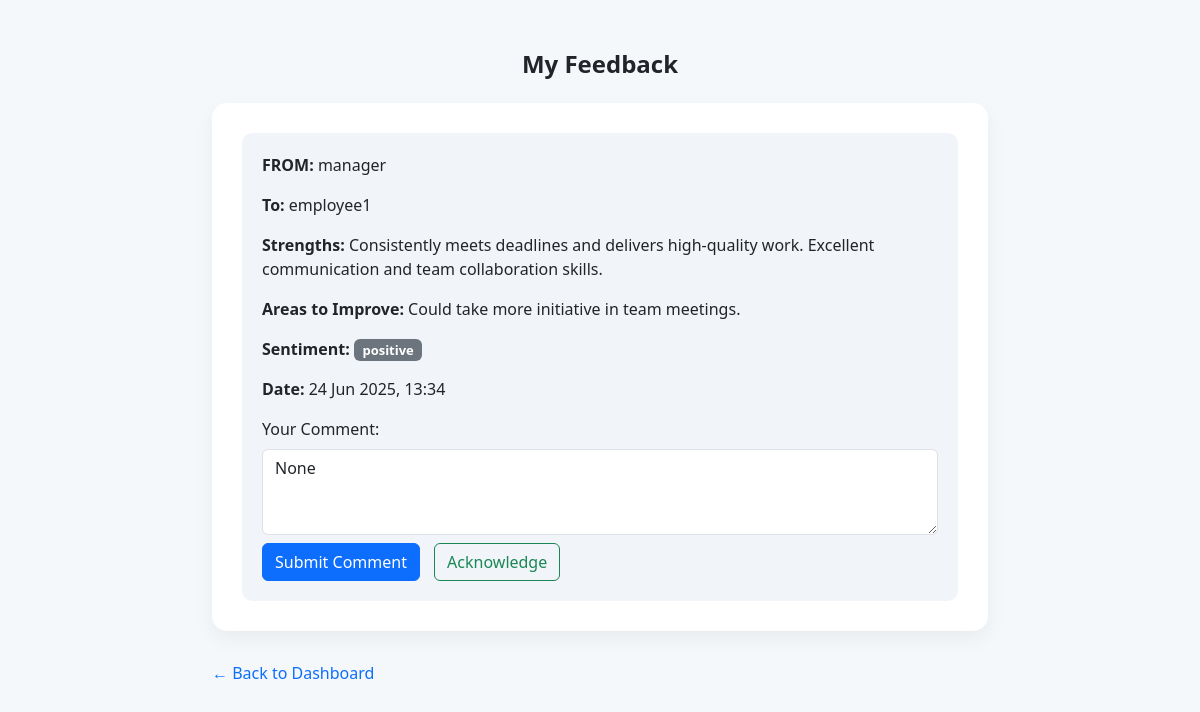
The app's page /view-feedback/ (signed in), older data.
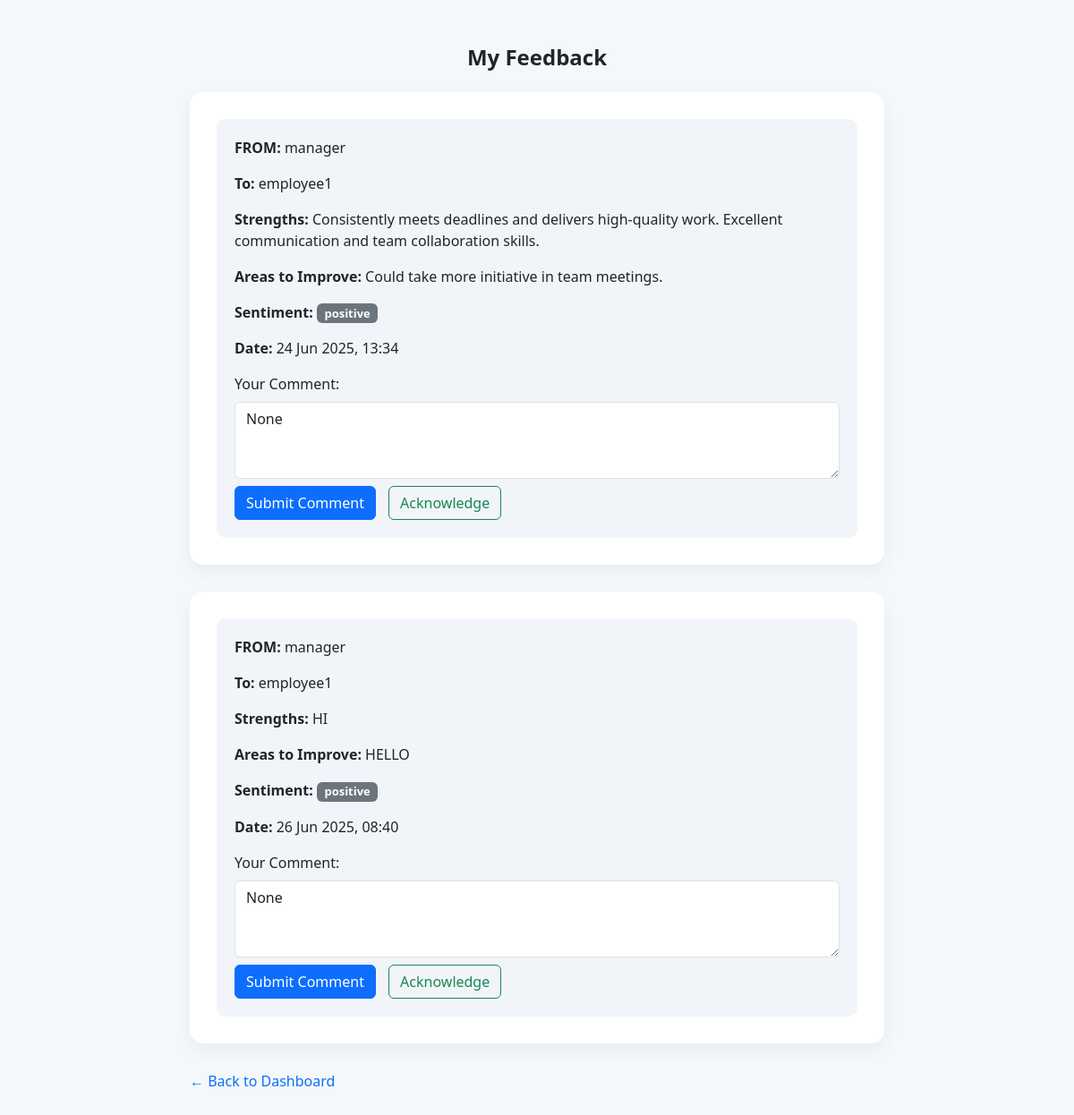
The same page, newer data.
### feedback/models.py (models this page shows, shortened)
class Feedback(models.Model):
    SENTIMENT_CHOICES = [
        ('positive', 'Positive'),
        ('neutral', 'Neutral'),
        ('negative', 'Negative'),
    ]
    strengths = models.TextField()
    areas_to_improve = models.TextField()
    sentiment = models.CharField(max_length=10, choices=SENTIMENT_CHOICES)
    created_by = models.ForeignKey(User, related_name='given_feedbacks', on_delete=models.CASCADE)
    created_for = models.ForeignKey(User, related_name='received_feedbacks', on_delete=models.CASCADE)
    employee_comment = models.TextField(blank=True, null=True)
    created_at = models.DateTimeField(auto_now_add=True)
    acknowledged = models.BooleanField(default=False)

class User(AbstractUser):
    ROLE_CHOICES = (
        ('manager', 'Manager'),
        ('employee', 'Employee'),
    )
    role = models.CharField(max_length=10, choices=ROLE_CHOICES)

### feedback/views.py (the view, shortened to what this page needs)
# urls.py: path('view-feedback/', views.view_feedback, name='view_feedback'),
@login_required
def view_feedback(request):
    if request.user.role == 'manager':
        feedbacks = Feedback.objects.filter(created_by=request.user)
        return render(request, 'feedback/view_feedback.html', {
            'feedbacks': feedbacks,
            'is_manager': True
        })
    else:
        feedbacks = Feedback.objects.filter(created_for=request.user)
        return render(request, 'feedback/view_feedback.html', {
            'feedbacks': feedbacks,
            'is_manager': False
        })

### feedback/templates/feedback/view_feedback.html (shortened to what this page needs)
<!DOCTYPE html>
<html lang="en">
<head>
    <link href="https://cdn.jsdelivr.net/npm/bootstrap@5.3.0/dist/css/bootstrap.min.css" rel="stylesheet">
</head>
<body>
<div class="container">
    <div class="feedback-header">
        <h2 class="text-center mb-4">My Feedback</h2>
    </div>
    {% for feedback in feedbacks %}
        <div class="feedback-card">
            <div class="feedback-box">
                <p><strong>FROM:</strong> {{ feedback.created_by }}</p>
                <p><strong>To:</strong> {{ feedback.created_for }}</p>
                <p><strong>Strengths:</strong> {{ feedback.strengths }}</p>
                <p><strong>Areas to Improve:</strong> {{ feedback.areas_to_improve }}</p>
                <p><strong>Sentiment:</strong> <span class="badge bg-secondary">{{ feedback.sentiment }}</span></p>
                <p><strong>Date:</strong> {{ feedback.created_at|date:"d M Y, H:i" }}</p>
                {% if is_manager %}
                    <p><strong>Status:</strong>
                        {% if feedback.acknowledged %}
                            <span class="badge bg-success">Acknowledged</span>
                        {% else %}
                            <span class="badge bg-warning text-dark">Not Acknowledged</span>
                        {% endif %}
                    </p>
                {% if user == feedback.created_by %}
                    <a href="{% url 'edit_feedback' feedback.id %}" class="btn btn-warning btn-space">Edit</a>
                    <a href="{% url 'delete_feedback' feedback.id %}" class="btn btn-danger btn-space" onclick="return confirm('Are you sure you want to delete this feedback?');">Delete</a>
                {% endif %}
                {% else %}
                    <form method="post" class="mt-3">
                        <div class="mb-2">
                            <label for="comment_{{ feedback.id }}" class="form-label">Your Comment:</label>
                            <textarea name="employee_comment" id="comment_{{ feedback.id }}" class="form-control" rows="3" placeholder="Write something...">{{ feedback.employee_comment }}</textarea>
                        </div>
                        <button type="submit" class="btn btn-primary btn-space">Submit Comment</button>
                        <a href="{% url 'acknowledge_feedback' feedback.id %}" class="btn btn-outline-success btn-space">Acknowledge</a>
                    </form>
                {% endif %}
            </div>
        </div>
    {% empty %}
        <div class="alert alert-warning text-center">No feedbacks to display.</div>
    {% endfor %}
    <div class="footer-actions">
        <a href="{% url 'dashboard' %}" class="back-link">← Back to Dashboard</a>
    </div>
</div>
</body>
</html>

Row changes from the older to the newer data that the page shows:
added Feedback: created_by "manager", created_for "employee1", strengths "HI", areas_to_improve "HELLO", sentiment "positive", created_at "26 Jun 2025, 08:40", employee_comment "None"
